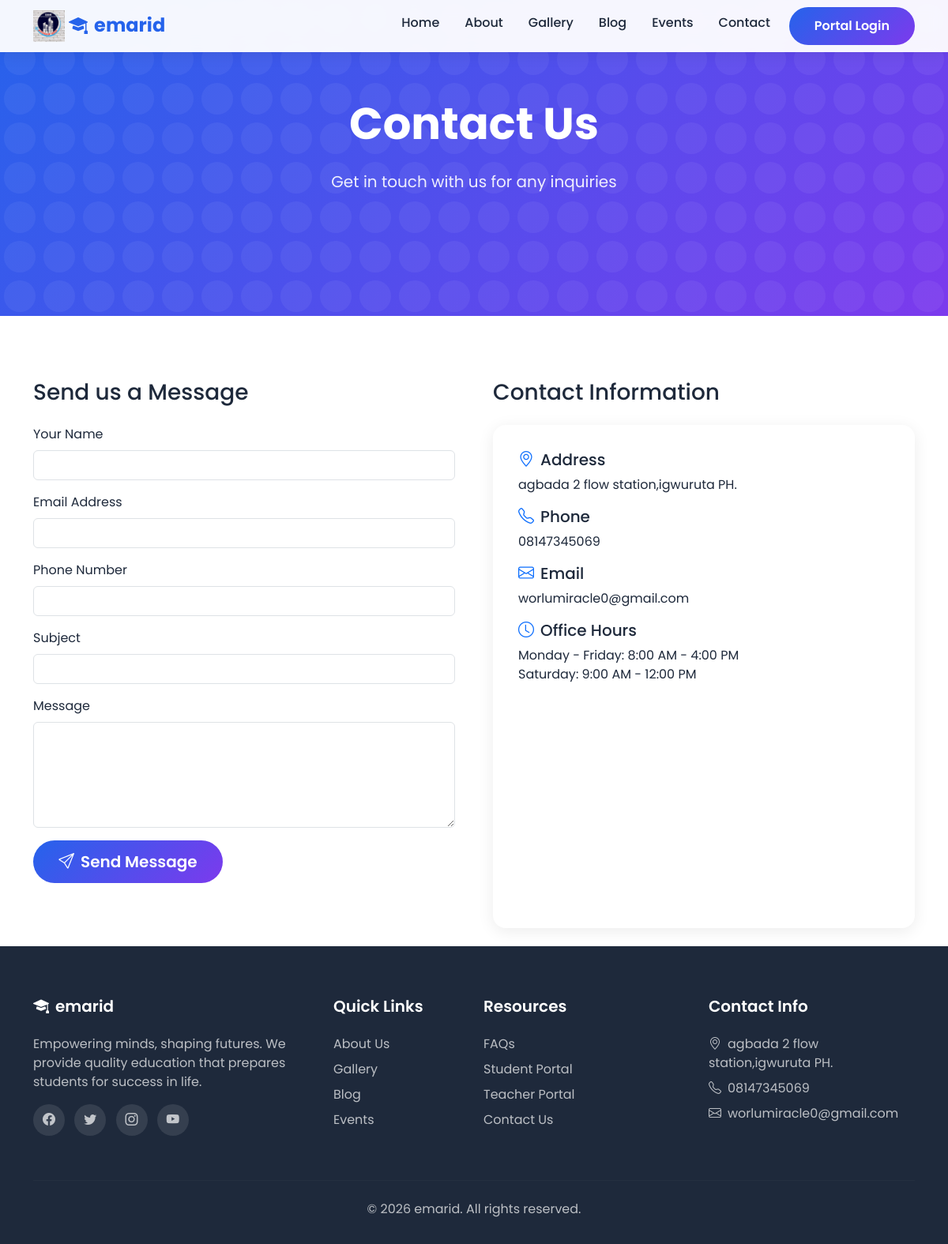
Page /contact/ on the committed database.
### core/models.py (models this page shows, shortened)
class SchoolSettings(models.Model):
    school_name = models.CharField(max_length=200, default="My School")
    school_address = models.TextField(blank=True)
    school_phone = models.CharField(max_length=20, blank=True)
    school_email = models.EmailField(blank=True)
    school_logo = models.ImageField(upload_to='school/', blank=True, null=True)
    school_motto = models.CharField(max_length=200, blank=True)
    class Meta:
        verbose_name_plural = "School Settings"

### homepage/views.py (the view, shortened to what this page needs)
# urls.py: path('contact/', views.contact, name='contact'),
def contact(request):
    settings = SchoolSettings.objects.first()
    context = {
        'settings': settings,
    }
    return render(request, 'homepage/contact.html', context)

### templates/homepage/contact.html (shortened to what this page needs)
{% extends 'homepage/base_public.html' %}
{% block content %}
<section class="hero" style="min-height: 50vh;">
    <div class="container text-center hero-content">
        <h1>Contact Us</h1>
        <p>Get in touch with us for any inquiries</p>
    </div>
</section>
<section class="section">
    <div class="container">
        <div class="row g-5">
            <div class="col-lg-6">
                <h3 class="mb-4">Send us a Message</h3>
                <form method="post">
                    <div class="mb-3">
                        <label class="form-label">Your Name</label>
                        <input type="text" name="name" class="form-control" required>
                    </div>
                    <div class="mb-3">
                        <label class="form-label">Email Address</label>
                        <input type="email" name="email" class="form-control" required>
                    </div>
                    <div class="mb-3">
                        <label class="form-label">Phone Number</label>
                        <input type="tel" name="phone" class="form-control">
                    </div>
                    <div class="mb-3">
                        <label class="form-label">Subject</label>
                        <input type="text" name="subject" class="form-control" required>
                    </div>
                    <div class="mb-3">
                        <label class="form-label">Message</label>
                        <textarea name="message" class="form-control" rows="5" required></textarea>
                    </div>
                    <button type="submit" class="btn btn-primary btn-lg">
                        <i class="bi bi-send me-2"></i>Send Message
                    </button>
                </form>
            </div>
            <div class="col-lg-6">
                <h3 class="mb-4">Contact Information</h3>
                <div class="feature-card mb-4">
                    <h5><i class="bi bi-geo-alt text-primary me-2"></i>Address</h5>
                    <p>{{ settings.school_address|default:"123 School Street, City, State, Country" }}</p>
                    <h5><i class="bi bi-telephone text-primary me-2"></i>Phone</h5>
                    <p>{{ settings.school_phone|default:"+1 234 567 890" }}</p>
                    <h5><i class="bi bi-envelope text-primary me-2"></i>Email</h5>
                    <p>{{ settings.school_email|default:"info@school.edu" }}</p>
                    <h5><i class="bi bi-clock text-primary me-2"></i>Office Hours</h5>
                    <p>Monday - Friday: 8:00 AM - 4:00 PM<br>Saturday: 9:00 AM - 12:00 PM</p>
                </div>
            </div>
        </div>
    </div>
</section>
{% endblock %}

### templates/homepage/base_public.html (shortened to what this page needs)
<!DOCTYPE html>
<html lang="en">
<head>
    <link href="https://cdn.jsdelivr.net/npm/bootstrap@5.3.2/dist/css/bootstrap.min.css" rel="stylesheet">
    <link href="https://cdn.jsdelivr.net/npm/bootstrap-icons@1.11.1/font/bootstrap-icons.css" rel="stylesheet">
</head>
<body>
    <nav class="navbar navbar-expand-lg fixed-top">
        <div class="container">
            <a class="navbar-brand" href="{% url 'homepage:home' %}">
                <img src="{{ settings.school_logo.url}}" style="width: 40px; height: 40px;" alt="">
                <i class="bi bi-mortarboard-fill me-2"></i>{{ settings.school_name|default:"SchoolMS" }}
            </a>
            <div class="collapse navbar-collapse" id="navbarNav">
                <ul class="navbar-nav ms-auto">
                    <li class="nav-item"><a class="nav-link" href="{% url 'homepage:home' %}">Home</a></li>
                    <li class="nav-item"><a class="nav-link" href="{% url 'homepage:about' %}">About</a></li>
                    <li class="nav-item"><a class="nav-link" href="{% url 'homepage:gallery' %}">Gallery</a></li>
                    <li class="nav-item"><a class="nav-link" href="{% url 'homepage:blog' %}">Blog</a></li>
                    <li class="nav-item"><a class="nav-link" href="{% url 'homepage:events' %}">Events</a></li>
                    <li class="nav-item"><a class="nav-link" href="{% url 'homepage:contact' %}">Contact</a></li>
                    <li class="nav-item ms-2">
                        <a class="btn btn-primary" href="{% url 'accounts:login' %}">Portal Login</a>
                    </li>
                </ul>
            </div>
        </div>
    </nav>
    {% block content %}{% endblock %}
    <footer>
        <div class="container">
            <div class="row">
                <div class="col-lg-4 mb-4">
                    <h5><i class="bi bi-mortarboard-fill me-2"></i>{{ settings.school_name|default:"Our School" }}</h5>
                    <p>{{ settings.school_motto|default:"Excellence in Education" }}</p>
                    <div class="footer-social">
                        <a href="#"><i class="bi bi-facebook"></i></a>
                        <a href="#"><i class="bi bi-twitter"></i></a>
                        <a href="#"><i class="bi bi-instagram"></i></a>
                        <a href="#"><i class="bi bi-youtube"></i></a>
                    </div>
                </div>
                <div class="col-lg-2 col-md-6 mb-4">
                    <h5>Quick Links</h5>
                    <ul class="list-unstyled">
                        <li class="mb-2"><a href="{% url 'homepage:about' %}">About Us</a></li>
                        <li class="mb-2"><a href="{% url 'homepage:gallery' %}">Gallery</a></li>
                        <li class="mb-2"><a href="{% url 'homepage:blog' %}">Blog</a></li>
                        <li class="mb-2"><a href="{% url 'homepage:events' %}">Events</a></li>
                    </ul>
                </div>
                <div class="col-lg-3 col-md-6 mb-4">
                    <h5>Resources</h5>
                    <ul class="list-unstyled">
                        <li class="mb-2"><a href="{% url 'homepage:faqs' %}">FAQs</a></li>
                        <li class="mb-2"><a href="{% url 'accounts:login' %}">Student Portal</a></li>
                        <li class="mb-2"><a href="{% url 'accounts:login' %}">Teacher Portal</a></li>
                        <li class="mb-2"><a href="{% url 'homepage:contact' %}">Contact Us</a></li>
                    </ul>
                </div>
                <div class="col-lg-3 mb-4">
                    <h5>Contact Info</h5>
                    <ul class="list-unstyled">
                        <li class="mb-2"><i class="bi bi-geo-alt me-2"></i>{{ settings.school_address|default:"123 School Street" }}</li>
                        <li class="mb-2"><i class="bi bi-telephone me-2"></i>{{ settings.school_phone|default:"+1 234 567 890" }}</li>
                        <li class="mb-2"><i class="bi bi-envelope me-2"></i>{{ settings.school_email|default:"info@school.edu" }}</li>
                    </ul>
                </div>
            </div>
            <hr class="my-4" style="border-color: rgba(255,255,255,0.1);">
            <div class="text-center">
                <p class="mb-0">&copy; {% now "Y" %} {{ settings.school_name|default:"Our School" }}. All rights reserved.</p>
            </div>
        </div>
    </footer>
</body>
</html>

### templates/homepage/base_public.html (style rules this page uses)
:root { --primary: #2563eb; --primary-dark: #1d4ed8; --secondary: #7c3aed; --accent: #f59e0b; --dark: #1e293b; --light: #f8fafc; }
body { font-family: 'Poppins', sans-serif; color: var(--dark); }
.navbar { background: rgba(255,255,255,0.95); backdrop-filter: blur(10px); box-shadow: 0 2px 20px rgba(0,0,0,0.08); }
.navbar-brand { font-weight: 700; color: var(--primary) !important; font-size: 1.5rem; }
.nav-link { font-weight: 500; color: var(--dark) !important; margin: 0 0.5rem; transition: color 0.3s; }
.btn-primary { background: linear-gradient(135deg, var(--primary), var(--secondary)); border: none; padding: 0.75rem 2rem; border-radius: 50px; font-weight: 600; }
.hero { min-height: 100vh; background: linear-gradient(135deg, var(--primary) 0%, var(--secondary) 100%); display: flex; align-items: center; position: relative; overflow: hidden; }
.hero::before { content: ''; position: absolute; top: 0; left: 0; right: 0; bottom: 0; background-size: 50px; opacity: 0.5; }
.hero-content { position: relative; z-index: 1; }
.hero h1 { font-size: 3.5rem; font-weight: 700; color: #fff; margin-bottom: 1.5rem; }
.hero p { font-size: 1.25rem; color: rgba(255,255,255,0.9); margin-bottom: 2rem; }
.section { padding: 5rem 0; }
.feature-card { background: #fff; border-radius: 1rem; padding: 2rem; box-shadow: 0 4px 20px rgba(0,0,0,0.08); height: 100%; transition: transform 0.3s, box-shadow 0.3s; }
footer { background: var(--dark); color: rgba(255,255,255,0.7); padding: 4rem 0 2rem; }
footer h5 { color: #fff; font-weight: 600; margin-bottom: 1.5rem; }
footer a { color: rgba(255,255,255,0.7); text-decoration: none; }
.footer-social a { width: 40px; height: 40px; border-radius: 50%; background: rgba(255,255,255,0.1); display: inline-flex; align-items: center; justify-content: center; margin-right: 0.5rem; transition: background 0.3s; }

### rows in the picture
SchoolSettings: school_logo (picture), school_name "emarid", school_address "agbada 2 flow station,igwuruta PH.", school_phone "08147345069", school_email "worlumiracle0@gmail.com", school_motto "Empowering minds, shaping futures. We provide quality education that prepares students for success in life."
